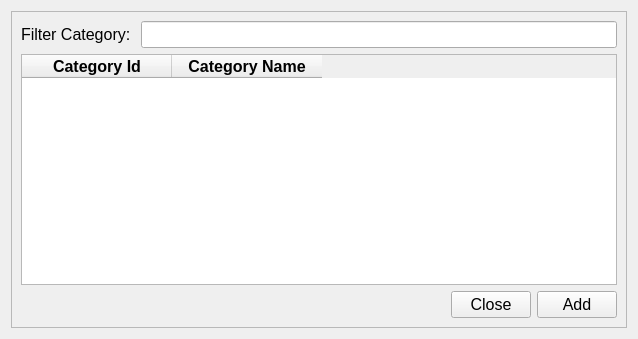
<?xml version="1.0" encoding="UTF-8"?>
<ui version="4.0">
 <class>Form</class>
 <widget class="QWidget" name="Form">
  <property name="geometry">
   <rect>
    <x>0</x>
    <y>0</y>
    <width>638</width>
    <height>339</height>
   </rect>
  </property>
  <property name="windowTitle">
   <string>Categories Dialog</string>
  </property>
  <layout class="QGridLayout" name="gridLayout_2">
   <item row="0" column="0">
    <widget class="QFrame" name="frame">
     <property name="frameShape">
      <enum>QFrame::StyledPanel</enum>
     </property>
     <property name="frameShadow">
      <enum>QFrame::Raised</enum>
     </property>
     <layout class="QGridLayout" name="gridLayout">
      <item row="0" column="0">
       <layout class="QHBoxLayout" name="horizontalLayout">
        <item>
         <layout class="QVBoxLayout" name="verticalLayout_2">
          <item>
           <layout class="QHBoxLayout" name="horizontalLayout_4">
            <item>
             <widget class="QLabel" name="filter_categories_dialog_label">
              <property name="maximumSize">
               <size>
                <width>16777215</width>
                <height>16777215</height>
               </size>
              </property>
              <property name="font">
               <font>
                <pointsize>12</pointsize>
               </font>
              </property>
              <property name="text">
               <string>Filter Category: </string>
              </property>
              <property name="alignment">
               <set>Qt::AlignLeading|Qt::AlignLeft|Qt::AlignVCenter</set>
              </property>
             </widget>
            </item>
            <item>
             <widget class="QLineEdit" name="filter_categories_dialog_input">
              <property name="minimumSize">
               <size>
                <width>0</width>
                <height>0</height>
               </size>
              </property>
              <property name="maximumSize">
               <size>
                <width>16777215</width>
                <height>16777215</height>
               </size>
              </property>
              <property name="font">
               <font>
                <pointsize>12</pointsize>
               </font>
              </property>
             </widget>
            </item>
           </layout>
          </item>
          <item>
           <widget class="QTableWidget" name="categories_dialog_table">
            <property name="minimumSize">
             <size>
              <width>0</width>
              <height>0</height>
             </size>
            </property>
            <property name="maximumSize">
             <size>
              <width>16777215</width>
              <height>16777215</height>
             </size>
            </property>
            <attribute name="horizontalHeaderDefaultSectionSize">
             <number>150</number>
            </attribute>
            <column>
             <property name="text">
              <string>Category Id</string>
             </property>
             <property name="font">
              <font>
               <pointsize>12</pointsize>
               <weight>75</weight>
               <bold>true</bold>
              </font>
             </property>
             <property name="textAlignment">
              <set>AlignCenter</set>
             </property>
            </column>
            <column>
             <property name="text">
              <string>Category Name</string>
             </property>
             <property name="font">
              <font>
               <pointsize>12</pointsize>
               <weight>75</weight>
               <bold>true</bold>
              </font>
             </property>
             <property name="textAlignment">
              <set>AlignCenter</set>
             </property>
            </column>
           </widget>
          </item>
          <item>
           <layout class="QHBoxLayout" name="horizontalLayout_2">
            <item>
             <spacer name="horizontalSpacer">
              <property name="orientation">
               <enum>Qt::Horizontal</enum>
              </property>
              <property name="sizeHint" stdset="0">
               <size>
                <width>40</width>
                <height>20</height>
               </size>
              </property>
             </spacer>
            </item>
            <item>
             <widget class="QPushButton" name="close_categories_dialog_button">
              <property name="font">
               <font>
                <pointsize>12</pointsize>
               </font>
              </property>
              <property name="text">
               <string>Close</string>
              </property>
             </widget>
            </item>
            <item>
             <widget class="QPushButton" name="add_categories_dialog_button">
              <property name="font">
               <font>
                <pointsize>12</pointsize>
               </font>
              </property>
              <property name="text">
               <string>Add</string>
              </property>
             </widget>
            </item>
           </layout>
          </item>
         </layout>
        </item>
       </layout>
      </item>
     </layout>
    </widget>
   </item>
  </layout>
 </widget>
 <resources/>
 <connections/>
</ui>
